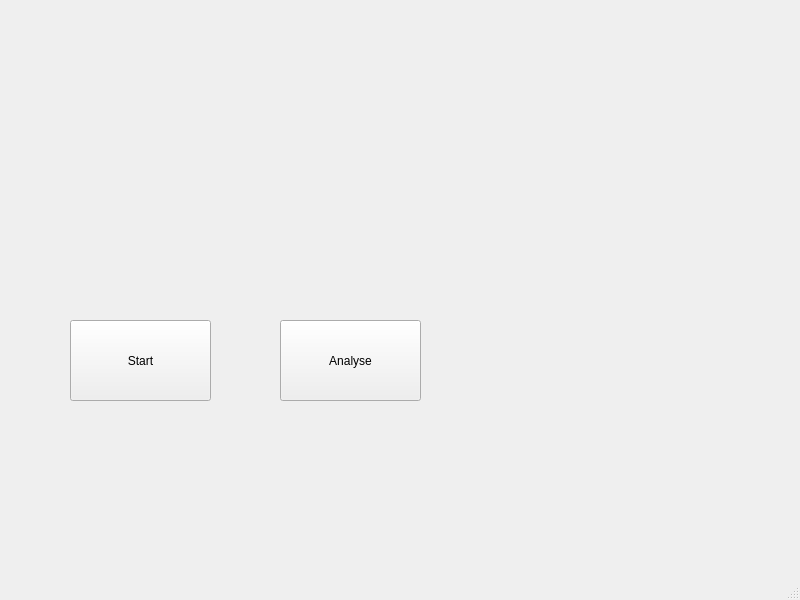
<?xml version="1.0" encoding="UTF-8"?>
<ui version="4.0">
 <class>MainWindow</class>
 <widget class="QMainWindow" name="MainWindow">
  <property name="geometry">
   <rect>
    <x>0</x>
    <y>0</y>
    <width>800</width>
    <height>600</height>
   </rect>
  </property>
  <property name="windowTitle">
   <string>MainWindow</string>
  </property>
  <widget class="QWidget" name="centralwidget">
   <widget class="QWidget" name="horizontalLayoutWidget">
    <property name="geometry">
     <rect>
      <x>20</x>
      <y>20</y>
      <width>441</width>
      <height>261</height>
     </rect>
    </property>
    <layout class="QHBoxLayout" name="Image"/>
   </widget>
   <widget class="QPushButton" name="Analyse">
    <property name="geometry">
     <rect>
      <x>280</x>
      <y>320</y>
      <width>141</width>
      <height>81</height>
     </rect>
    </property>
    <property name="minimumSize">
     <size>
      <width>141</width>
      <height>81</height>
     </size>
    </property>
    <property name="text">
     <string>Analyse</string>
    </property>
   </widget>
   <widget class="QPushButton" name="Start">
    <property name="geometry">
     <rect>
      <x>70</x>
      <y>320</y>
      <width>141</width>
      <height>81</height>
     </rect>
    </property>
    <property name="minimumSize">
     <size>
      <width>141</width>
      <height>81</height>
     </size>
    </property>
    <property name="text">
     <string>Start</string>
    </property>
   </widget>
  </widget>
  <widget class="QStatusBar" name="statusbar"/>
 </widget>
 <tabstops>
  <tabstop>Start</tabstop>
  <tabstop>Analyse</tabstop>
 </tabstops>
 <resources/>
 <connections>
  <connection>
   <sender>Analyse</sender>
   <signal>clicked()</signal>
   <receiver>MainWindow</receiver>
   <slot>click_analyse_button()</slot>
   <hints>
    <hint type="sourcelabel">
     <x>335</x>
     <y>367</y>
    </hint>
    <hint type="destinationlabel">
     <x>341</x>
     <y>484</y>
    </hint>
   </hints>
  </connection>
  <connection>
   <sender>Start</sender>
   <signal>clicked()</signal>
   <receiver>MainWindow</receiver>
   <slot>click_start_button()</slot>
   <hints>
    <hint type="sourcelabel">
     <x>163</x>
     <y>365</y>
    </hint>
    <hint type="destinationlabel">
     <x>156</x>
     <y>504</y>
    </hint>
   </hints>
  </connection>
 </connections>
 <slots>
  <slot>click_start_button()</slot>
  <slot>click_analyse_button()</slot>
 </slots>
</ui>
